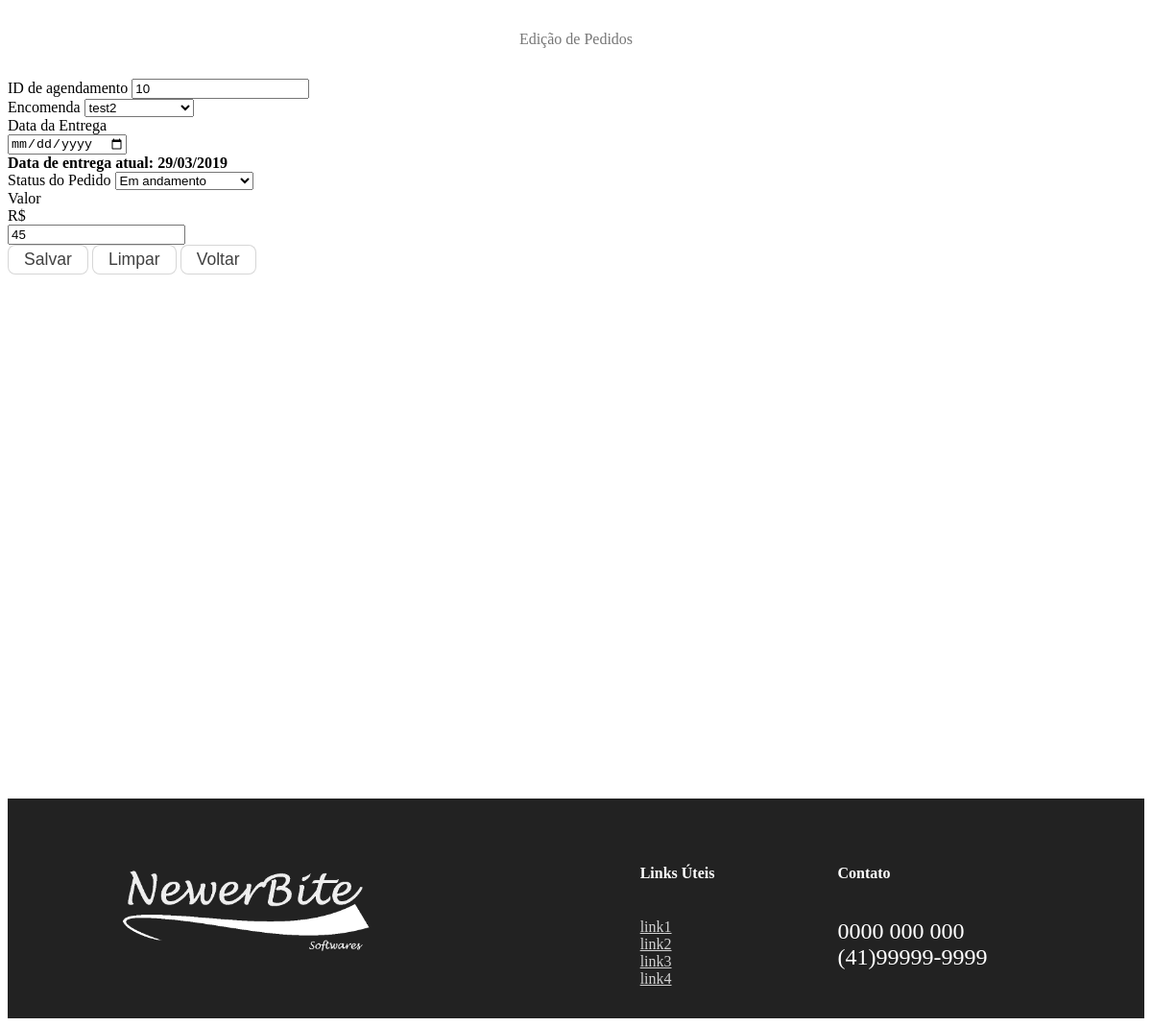
The app's page /editAgen.php?id_pedido=10 with its own data.
### tables this page shows
CREATE TABLE `pedido` (
  `id_pedido` int(10) NOT NULL,
  `id_cliente` int(10) NOT NULL,
  `id_menu` int(10) NOT NULL,
  `id_usuario` int(10) NOT NULL,
  `data_cadastro` datetime DEFAULT NULL,
  `data_entrega` datetime DEFAULT NULL,
  `valor` double DEFAULT NULL,
  `status_pedido` int(11) UNSIGNED NOT NULL
);

CREATE TABLE `menu` (
  `id_menu` int(10) NOT NULL,
  `nome_receita` varchar(100) NOT NULL,
  `des_receita` text NOT NULL,
  `tempo_preparo` int(11) NOT NULL,
  `data_cadastro` datetime NOT NULL
);

CREATE TABLE `status_pedido` (
  `id_status_pedido` int(11) UNSIGNED NOT NULL,
  `desc_status` varchar(50) NOT NULL
);

### editAgen.php (the view, shortened to what this page needs)
<!DOCTYPE html>
<html lang="en" dir="ltr">
<head>
    <link rel="stylesheet" href="css/btns_style.css">
    <link rel="stylesheet" href="css/forms_style.css">
</head>
<body>
    <section style="height:100vh;">
        <?php
            include "conexao.php";
            $id = $_GET["id_pedido"];
            $sql = mysqli_query($conexao, "SELECT m.id_menu, m.nome_receita,
                DATE_FORMAT(p.data_entrega, '%d/%m/%Y'), p.status_pedido, sp.desc_status,
                p.valor
            FROM pedido p
            JOIN menu m ON p.id_menu = m.id_menu
            JOIN status_pedido sp ON p.status_pedido = sp.id_status_pedido
            WHERE id_pedido = $id");
            while ($edit = mysqli_fetch_row($sql)) {
        ?>
        <div class="container pedido">
            <form class="form__produtos" name="form__produtos" action="updatePedido.php" method="post">
                <div class="fields__container">
                    <h4>Edição de Pedidos</h4>
                    <div class="form-group">
                        <label for="id_pedido">ID de agendamento</label>
                        <input class="form-control" type="int" name="id_pedido" value="<?php echo $id;?>" readonly>
                    </div>
                    <div class="form-group block__fields">
                        <label name="id_menu" class="fields__title">Encomenda</label>
                        <select class = "form-control" name="id_menu" required>
                            <option value="<?php echo $edit[0]; ?>"><?php echo $edit[1]; ?></option>
                        </select>
                    </div>
                    <div class="form-group block__fields">
                        <label name="dtaEnt" class="fields__title">Data da Entrega</label>
                        <div class="input-group">
                            <input class="form-control" name="data_entrega" type="date" required>
                            <div class="input-group-prepend">
                              <span class="input-group-text text-dark"><strong>Data de entrega atual: <?php echo $edit[2] ?></strong></span>
                            </div>
                        </div>
                    </div>
                    <div class="form-group block__fields">
                        <label name="qtde" class="fields__title">Status do Pedido</label>
                        <select class="form-control" name="status_pedido">
                            <option value="<?php echo $edit[3]; ?>"><?php echo $edit[4]; ?></option>
                        </select>
                    </div>
                    <div class="form-group block__fields">
                        <label name="valor" class="fields__title">Valor</label>
                        <div class="input-group">
                            <div class="input-group-prepend">
                              <span class="input-group-text">R$</span>
                            </div>
                            <input class="form-control" name="valor" type="int" value="<?php echo $edit[5]; ?>" maxlength="8">
                        </div>
                    </div>
                    <button class="btn__submit" type="submit" name="button">Salvar</button>
                    <button class="btn__submit" type="reset" name="button">Limpar</button>
                    <button class="btn__submit" type="button" onclick="window.history.back();" name="button">Voltar</button>
                </div>
            </form>
        </div>
        <?php } ?>
    </section>
</body>
</html>

### css/btns_style.css (style rules this page uses)
.btn__submit { border: none; background-color: #fff; color: rgba(0, 0, 0, .75); padding: 4px 16px; border-radius: 8px; font-size: 1.1em; border: solid 1px rgba(0,0,0,.16); }

### css/forms_style.css (style rules this page uses)
.container.produtos, .container.fornecedor, .container.cliente, .container.pedido { margin-top: 32px; margin-bottom: 32px; }
.fields__container > h4 { font-weight:500; text-align:center; margin: 32px auto; color:rgba(0,0,0,.54); }

### css/footer.css (style rules this page uses)
.footer__container { width: 100%; display: flex; background-color: #222; flex-wrap: wrap; justify-content: space-around; }
.footer__logo__container { width: 25%; display: flex; align-items: center; }
.footer__logo { width: 100%; color: #fff; display: flex; justify-content: center; }
.footer__logo img { max-width: 320px; max-height: 150px; }
.footer__container__columns { display: flex; }
.footer__column { color: #ffffff; margin: 32px 64px; }
.footer__column__title { text-transform: capitalize; font-size: 1em; }
.footer__nav__links { display: flex; flex-direction: column; }
.footer__nav__links a { color: #d3d3d3; }
.footer__number { font-size: 1.5em; }

### records on screen
pedido: id_menu "test2", edit "29/03/2019", status_pedido "Em andamento", valor "45"
